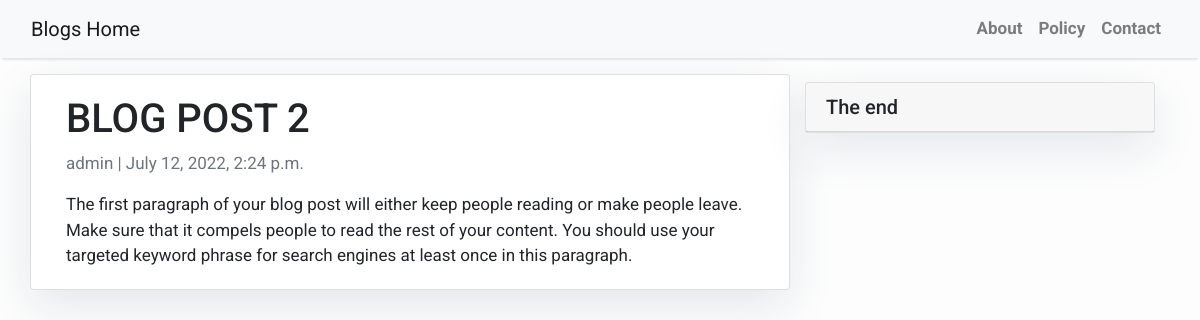
The app's page /blog-post-2/ with its own data.
### blog/models.py (models this page shows, shortened)
class Post(models.Model):
    title = models.CharField(max_length=200, unique=True)
    slug = models.SlugField(max_length=600, unique=True)
    author = models.ForeignKey(User, on_delete= models.CASCADE,related_name='blog_posts')
    updated_on = models.DateTimeField(auto_now= True)
    content = models.TextField()
    created_on = models.DateTimeField(auto_now_add=True)
    status = models.IntegerField(choices=STATUS, default=0)
    class Meta:
        ordering = ['-created_on']

### blog/views.py (the view)
# urls.py: path('<slug:slug>/', views.PostDetail.as_view(), name='post_detail'),
class PostDetail(generic.DetailView):
    model = Post
    template_name = 'post_detail.html'

### templates/post_detail.html
{% extends 'base.html' %} {% block content %}
<div class="container">
  <div class="row">
    <div class="col-md-8 card mb-4  mt-3 left  top">
      <div class="card-body">
        <h1>{% block title %} {{ object.title }} {% endblock title %}</h1>
        <p class=" text-muted">{{ post.author }} | {{ post.created_on }}</p>
        <p class="card-text ">{{ object.content | safe }}</p>
      </div>
    </div>
    {% block sidebar %} {% include 'sidebar.html' %} {% endblock sidebar %}
  </div>
</div>
{% endblock content %}

### templates/base.html (style rules this page uses)
body { font-family: "Roboto", sans-serif; font-size: 17px; background-color: #fdfdfd; }

### templates/sidebar.html (style rules this page uses)
.card { box-shadow: 0 16px 48px #E3E7EB; }

### records on screen
Post: title "BLOG POST 2", author "admin", created_on "July 12, 2022, 2:24 p.m.", content "The first paragraph of your blog post will either keep people reading or make people leave. Make sure that it compels people to read the rest of your content. You should use your targeted keyword phrase for search engines at least once in this paragraph."
